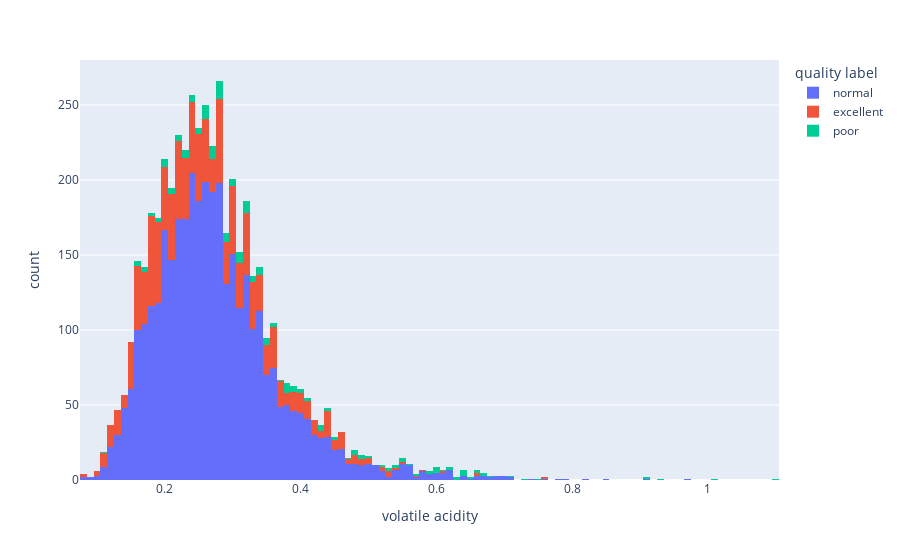

Source (notebook cell):
### Code cell
df.plot(kind='hist', x='volatile acidity', color='quality label')

### Figure 1 — Plotly figure (JSON) as saved in the notebook; plotly's stock layout.template omitted (floating-point values rounded to 4 significant figures; data arrays with more than 128 entries replaced by an {"elided": "..."} marker saying what was removed)
{"data": [{"bingroup": "x", "hovertemplate": "quality label=normal<br>volatile acidity=%{x}<br>count=%{y}<extra></extra>", "legendgroup": "normal", "marker": {"color": "#636efa", "pattern": {"shape": ""}}, "name": "normal", "orientation": "v", "showlegend": true, "x": {"elided": "3655 float values"}, "xaxis": "x", "yaxis": "y", "type": "histogram"}, {"bingroup": "x", "hovertemplate": "quality label=excellent<br>volatile acidity=%{x}<br>count=%{y}<extra></extra>", "legendgroup": "excellent", "marker": {"color": "#EF553B", "pattern": {"shape": ""}}, "name": "excellent", "orientation": "v", "showlegend": true, "x": {"elided": "1060 float values"}, "xaxis": "x", "yaxis": "y", "type": "histogram"}, {"bingroup": "x", "hovertemplate": "quality label=poor<br>volatile acidity=%{x}<br>count=%{y}<extra></extra>", "legendgroup": "poor", "marker": {"color": "#00cc96", "pattern": {"shape": ""}}, "name": "poor", "orientation": "v", "showlegend": true, "x": {"elided": "183 float values"}, "xaxis": "x", "yaxis": "y", "type": "histogram"}], "layout": {"xaxis": {"anchor": "y", "domain": [0.0, 1.0], "title": {"text": "volatile acidity"}}, "yaxis": {"anchor": "x", "domain": [0.0, 1.0], "title": {"text": "count"}}, "legend": {"title": {"text": "quality label"}, "tracegroupgap": 0}, "margin": {"t": 60}, "barmode": "relative"}}
